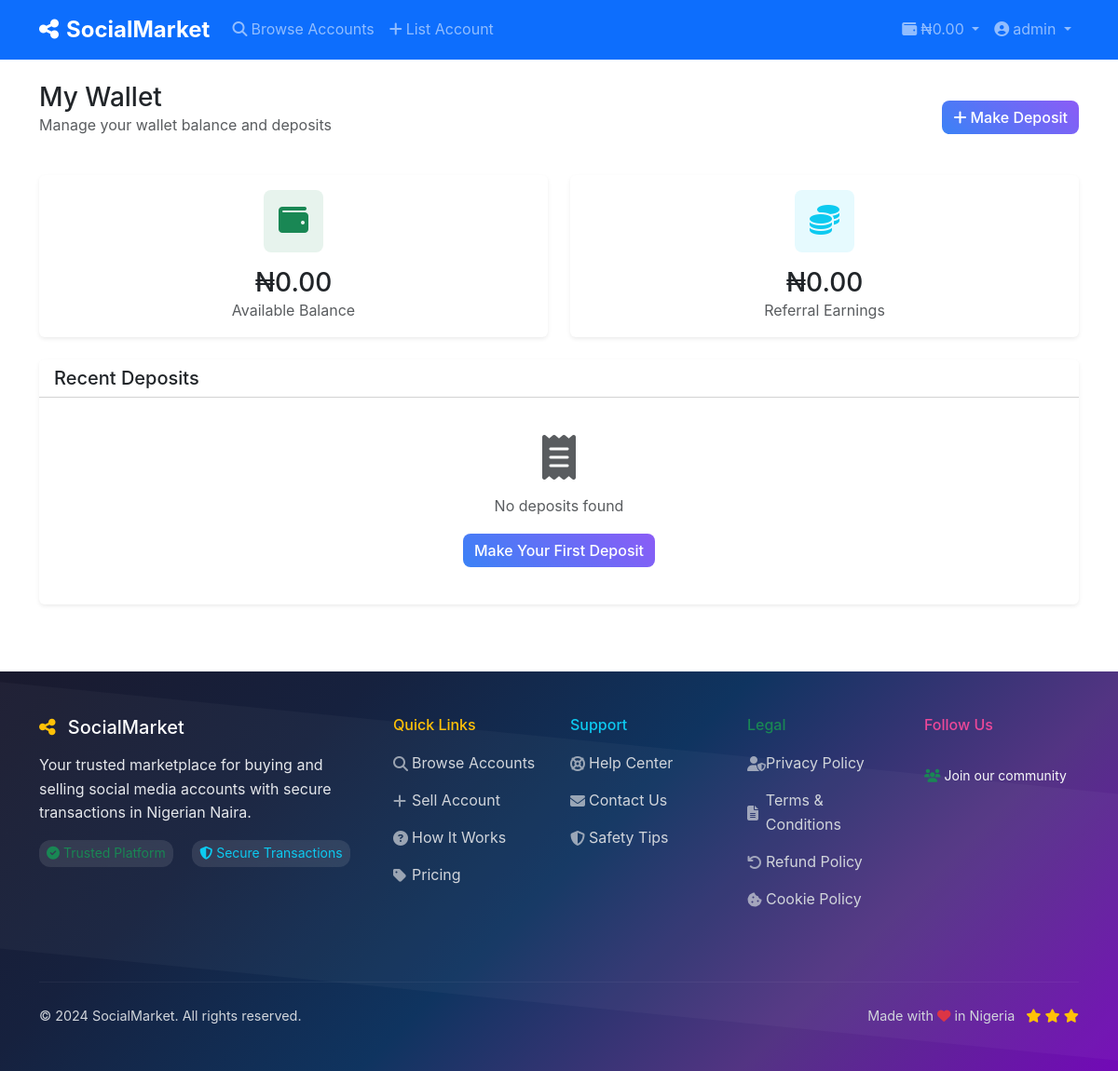
Page /wallet (signed in) on the committed database.
### models.py (models this page shows, shortened)
class User(UserMixin, db.Model):
    id = db.Column(db.Integer, primary_key=True)
    username = db.Column(db.String(80), unique=True, nullable=False)
    email = db.Column(db.String(120), unique=True, nullable=False)
    password_hash = db.Column(db.String(255), nullable=False)
    role = db.Column(db.String(20), default='user')  # user, admin
    first_name = db.Column(db.String(50))
    last_name = db.Column(db.String(50))
    phone = db.Column(db.String(20))
    profile_pic = db.Column(db.String(255))
    bio = db.Column(db.Text)
    is_verified = db.Column(db.Boolean, default=False)
    is_active = db.Column(db.Boolean, default=True)
    is_banned = db.Column(db.Boolean, default=False)
    wallet_balance = db.Column(db.Numeric(10, 2), default=0.00)
    referral_code = db.Column(db.String(20), unique=True)
    referred_by = db.Column(db.Integer, db.ForeignKey('user.id'))
    referral_earnings = db.Column(db.Numeric(10, 2), default=0.00)
    created_at = db.Column(db.DateTime, default=datetime.utcnow)
    last_login = db.Column(db.DateTime)
    accounts_for_sale = db.relationship('SocialAccount', foreign_keys='SocialAccount.seller_id', backref='seller', lazy=True)
    accounts_reviewed = db.relationship('SocialAccount', foreign_keys='SocialAccount.reviewed_by', backref='reviewer', lazy=True)
    purchases = db.relationship('Purchase', backref='buyer', lazy=True)
    deposits = db.relationship('WalletDeposit', foreign_keys='WalletDeposit.user_id', backref='user', lazy=True)
    processed_deposits = db.relationship('WalletDeposit', foreign_keys='WalletDeposit.processed_by', backref='processor', lazy=True)
    referrals = db.relationship('User', backref=db.backref('referrer', remote_side=[id]))

class Settings(db.Model):
    id = db.Column(db.Integer, primary_key=True)
    site_name = db.Column(db.String(100), default='SocialMarket')
    site_description = db.Column(db.Text)
    site_logo = db.Column(db.String(255))
    currency_symbol = db.Column(db.String(10), default='₦')
    currency_code = db.Column(db.String(3), default='NGN')
    commission_rate = db.Column(db.Numeric(5, 2), default=5.00)  # Percentage
    referral_commission = db.Column(db.Numeric(5, 2), default=2.00)  # Percentage
    min_withdrawal = db.Column(db.Numeric(10, 2), default=1000.00)
    max_withdrawal = db.Column(db.Numeric(10, 2), default=1000000.00)
    smtp_server = db.Column(db.String(100))
    smtp_port = db.Column(db.Integer, default=587)
    smtp_username = db.Column(db.String(100))
    smtp_password = db.Column(db.String(255))
    admin_email = db.Column(db.String(120))
    bank_name = db.Column(db.String(100))
    account_number = db.Column(db.String(20))
    account_name = db.Column(db.String(100))
    facebook_url = db.Column(db.String(255))
    twitter_url = db.Column(db.String(255))
    instagram_url = db.Column(db.String(255))
    telegram_url = db.Column(db.String(255))
    whatsapp_url = db.Column(db.String(255))
    help_center_url = db.Column(db.String(255))
    contact_us_url = db.Column(db.String(255))
    safety_tips_url = db.Column(db.String(255))
    terms_of_service_url = db.Column(db.String(255))
    privacy_policy_url = db.Column(db.String(255))
    refund_policy_url = db.Column(db.String(255))
    cookie_policy_url = db.Column(db.String(255))
    how_it_works_url = db.Column(db.String(255))
    pricing_url = db.Column(db.String(255))
    updated_at = db.Column(db.DateTime, default=datetime.utcnow, onupdate=datetime.utcnow)

### app.py (the view)
@app.route('/wallet')
@login_required
def wallet():
    page = request.args.get('page', 1, type=int)
    deposits = WalletDeposit.query.filter_by(user_id=current_user.id).order_by(
        WalletDeposit.created_at.desc()
    ).paginate(page=page, per_page=10, error_out=False)
    return render_template('wallet.html', deposits=deposits)

### templates/wallet.html (shortened to what this page needs)
{% extends "base.html" %}
{% block content %}
<div class="container py-4">
    <div class="row">
        <div class="col-12">
            <div class="d-flex justify-content-between align-items-center mb-4">
                <div>
                    <h1 class="h3 mb-0">My Wallet</h1>
                    <p class="text-muted">Manage your wallet balance and deposits</p>
                </div>
                <a href="{{ url_for('deposit') }}" class="btn btn-primary">
                    <i class="fas fa-plus me-1"></i>Make Deposit
                </a>
            </div>
        </div>
    </div>
    <div class="row mb-4">
        <div class="col-md-6">
            <div class="card border-0 shadow-sm">
                <div class="card-body text-center">
                    <div class="bg-success bg-opacity-10 rounded-3 p-3 d-inline-block mb-3">
                        <i class="fas fa-wallet text-success fa-2x"></i>
                    </div>
                    <h3 class="mb-0">₦{{ "%.2f"|format(current_user.wallet_balance) }}</h3>
                    <p class="text-muted mb-0">Available Balance</p>
                </div>
            </div>
        </div>
        <div class="col-md-6">
            <div class="card border-0 shadow-sm">
                <div class="card-body text-center">
                    <div class="bg-info bg-opacity-10 rounded-3 p-3 d-inline-block mb-3">
                        <i class="fas fa-coins text-info fa-2x"></i>
                    </div>
                    <h3 class="mb-0">₦{{ "%.2f"|format(current_user.referral_earnings) }}</h3>
                    <p class="text-muted mb-0">Referral Earnings</p>
                </div>
            </div>
        </div>
    </div>
    <div class="card border-0 shadow-sm">
        <div class="card-header bg-white">
            <h5 class="card-title mb-0">Recent Deposits</h5>
        </div>
        <div class="card-body">
            {% if deposits.items %}
            <div class="table-responsive">
                <table class="table table-hover">
                    <thead>
                        <tr>
                            <th>Date</th>
                            <th>Amount</th>
                            <th>Status</th>
                            <th>Reference</th>
                        </tr>
                    </thead>
                    <tbody>
                        {% for deposit in deposits.items %}
                        <tr>
                            <td>{{ deposit.created_at.strftime('%Y-%m-%d %H:%M') }}</td>
                            <td>₦{{ "%.2f"|format(deposit.amount) }}</td>
                            <td>
                                {% if deposit.status == 'confirmed' %}
                                    <span class="badge bg-success">Confirmed</span>
                                {% elif deposit.status == 'pending' %}
                                    <span class="badge bg-warning">Pending</span>
                                {% else %}
                                    <span class="badge bg-danger">Rejected</span>
                                {% endif %}
                            </td>
                            <td>{{ deposit.reference_number or 'N/A' }}</td>
                        </tr>
                        {% endfor %}
                    </tbody>
                </table>
            </div>
            {% if deposits.pages > 1 %}
            <nav aria-label="Deposits pagination">
                <ul class="pagination justify-content-center">
                    {% for page_num in deposits.iter_pages() %}
                        {% if page_num %}
                            {% if page_num != deposits.page %}
                                <li class="page-item">
                                    <a class="page-link" href="{{ url_for('wallet', page=page_num) }}">{{ page_num }}</a>
                                </li>
                            {% else %}
                                <li class="page-item active">
                                    <span class="page-link">{{ page_num }}</span>
                                </li>
                            {% endif %}
                        {% else %}
                            <li class="page-item disabled">
                                <span class="page-link">...</span>
                            </li>
                        {% endif %}
                    {% endfor %}
                </ul>
            </nav>
            {% endif %}
            {% else %}
            <div class="text-center py-4">
                <i class="fas fa-receipt fa-3x text-muted mb-3"></i>
                <p class="text-muted">No deposits found</p>
                <a href="{{ url_for('deposit') }}" class="btn btn-primary">Make Your First Deposit</a>
            </div>
            {% endif %}
        </div>
    </div>
</div>
{% endblock %}

### templates/base.html (shortened to what this page needs)
<!DOCTYPE html>
<html lang="en">
<head>
    <link href="https://cdn.jsdelivr.net/npm/bootstrap@5.3.0/dist/css/bootstrap.min.css" rel="stylesheet">
    <link href="https://cdnjs.cloudflare.com/ajax/libs/font-awesome/6.4.0/css/all.min.css" rel="stylesheet">
    <link href="{{ url_for('static', filename='css/style.css') }}" rel="stylesheet">
</head>
<body>
    <nav class="navbar navbar-expand-lg navbar-dark bg-primary sticky-top">
        <div class="container">
            <a class="navbar-brand fw-bold" href="{{ url_for('index') }}">
                <i class="fas fa-share-alt me-2"></i>SocialMarket
            </a>
            <div class="collapse navbar-collapse" id="navbarNav">
                <ul class="navbar-nav me-auto">
                    <li class="nav-item">
                        <a class="nav-link" href="{{ url_for('browse') }}">
                            <i class="fas fa-search me-1"></i>Browse Accounts
                        </a>
                    </li>
                    {% if current_user.is_authenticated %}
                    <li class="nav-item">
                        <a class="nav-link" href="{{ url_for('list_account') }}">
                            <i class="fas fa-plus me-1"></i>List Account
                        </a>
                    </li>
                    {% endif %}
                </ul>
                <ul class="navbar-nav">
                    {% if current_user.is_authenticated %}
                    <li class="nav-item dropdown">
                        <a class="nav-link dropdown-toggle" href="#" role="button" data-bs-toggle="dropdown">
                            <i class="fas fa-wallet me-1"></i>₦{{ "%.2f"|format(current_user.wallet_balance) }}
                        </a>
                    </li>
                    <li class="nav-item dropdown">
                        <a class="nav-link dropdown-toggle" href="#" role="button" data-bs-toggle="dropdown">
                            <i class="fas fa-user-circle me-1"></i>{{ current_user.username }}
                        </a>
                    </li>
                    {% endif %}
                </ul>
            </div>
        </div>
    </nav>
    <main>
        {% block content %}{% endblock %}
    </main>
    <footer class="footer-colorful text-light py-5 mt-5">
        <div class="container">
            <div class="row">
                <div class="col-lg-4 mb-4">
                    <h5 class="text-white mb-3">
                        <i class="fas fa-share-alt me-2 text-warning"></i>
                        {% if settings and settings.site_name %}{{ settings.site_name }}{% else %}SocialMarket{% endif %}
                    </h5>
                    <p class="footer-text">Your trusted marketplace for buying and selling social media accounts with secure transactions in Nigerian Naira.</p>
                    <div class="footer-stats mt-3">
                        <small class="text-success"><i class="fas fa-check-circle me-1"></i>Trusted Platform</small>
                        <small class="text-info ms-3"><i class="fas fa-shield-alt me-1"></i>Secure Transactions</small>
                    </div>
                </div>
                <div class="col-lg-2 mb-4">
                    <h6 class="text-warning mb-3">Quick Links</h6>
                    <ul class="list-unstyled footer-links">
                        <li><a href="{{ url_for('browse') }}" class="footer-link">
                            <i class="fas fa-search me-1"></i>Browse Accounts
                        </a></li>
                        {% if current_user.is_authenticated %}
                        <li><a href="{{ url_for('list_account') }}" class="footer-link">
                            <i class="fas fa-plus me-1"></i>Sell Account
                        </a></li>
                        {% endif %}
                        <li><a href="{% if settings and settings.how_it_works_url %}{{ settings.how_it_works_url }}{% else %}#{% endif %}" class="footer-link">
                            <i class="fas fa-question-circle me-1"></i>How It Works
                        </a></li>
                        <li><a href="{% if settings and settings.pricing_url %}{{ settings.pricing_url }}{% else %}#{% endif %}" class="footer-link">
                            <i class="fas fa-tag me-1"></i>Pricing
                        </a></li>
                    </ul>
                </div>
                <div class="col-lg-2 mb-4">
                    <h6 class="text-info mb-3">Support</h6>
                    <ul class="list-unstyled footer-links">
                        <li><a href="#" class="footer-link">
                            <i class="fas fa-life-ring me-1"></i>Help Center
                        </a></li>
                        <li><a href="#" class="footer-link">
                            <i class="fas fa-envelope me-1"></i>Contact Us
                        </a></li>
                        <li><a href="#" class="footer-link">
                            <i class="fas fa-shield-alt me-1"></i>Safety Tips
                        </a></li>
                    </ul>
                </div>
                <div class="col-lg-2 mb-4">
                    <h6 class="text-success mb-3">Legal</h6>
                    <ul class="list-unstyled footer-links">
                        <li><a href="#" class="footer-link">
                            <i class="fas fa-user-shield me-1"></i>Privacy Policy
                        </a></li>
                        <li><a href="#" class="footer-link">
                            <i class="fas fa-file-alt me-1"></i>Terms & Conditions
                        </a></li>
                        <li><a href="#" class="footer-link">
                            <i class="fas fa-undo me-1"></i>Refund Policy
                        </a></li>
                        <li><a href="#" class="footer-link">
                            <i class="fas fa-cookie-bite me-1"></i>Cookie Policy
                        </a></li>
                    </ul>
                </div>
                <div class="col-lg-2 mb-4">
                    <h6 class="text-pink mb-3">Follow Us</h6>
                    <div class="mt-3">
                        <small class="text-light">
                            <i class="fas fa-users me-1 text-success"></i>Join our community
                        </small>
                    </div>
                </div>
            </div>
            <hr class="footer-divider">
            <div class="row align-items-center">
                <div class="col-md-6">
                    <p class="footer-copyright mb-0">
                        &copy; 2024 {% if settings and settings.site_name %}{{ settings.site_name }}{% else %}SocialMarket{% endif %}. All rights reserved.
                    </p>
                </div>
                <div class="col-md-6 text-md-end">
                    <p class="footer-made mb-0">
                        Made with <i class="fas fa-heart text-danger"></i> in Nigeria
                        <span class="ms-2">
                            <i class="fas fa-star text-warning"></i>
                            <i class="fas fa-star text-warning"></i>
                            <i class="fas fa-star text-warning"></i>
                        </span>
                    </p>
                </div>
            </div>
        </div>
    </footer>
</body>
</html>

### rows in the picture
User: wallet_balance "0.00", username "admin", referral_earnings "0.00"
Settings: site_name "SocialMarket"
